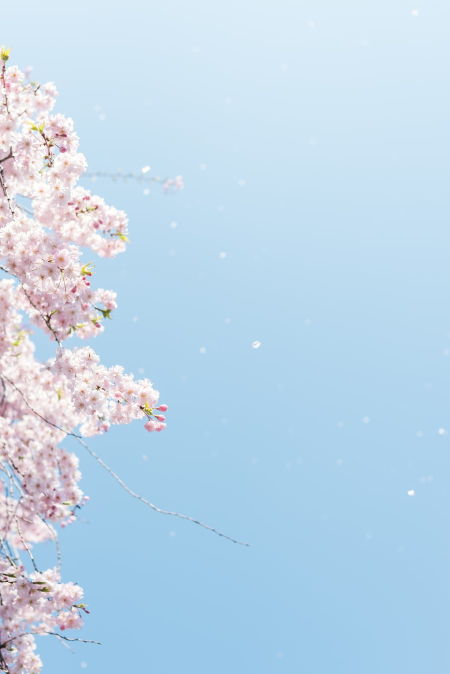
#> input picture photo-1522518961115-07c922089dd4.jpeg, 900 x 1348 px, given as the content of the folder ../photo-1522518961115-07c922089dd4.jpeg, which was not available (shown at 1/2 size)
$ python -i image_cluster.py   (imports and definitions only)
#> lines starting #> are read from the running program, lines starting #| are printed output that depends on the picture; pictures that were not available may be replaced by others from this repository, and a replacement may not be noted

from os.path import isfile, join
from os import listdir
import cv2

import numpy as np
import os
import math
from sklearn.cluster import KMeans
from collections import Counter

from sklearn.preprocessing import StandardScaler
from imutils import build_montages

import matplotlib.pyplot as plt
import matplotlib.image as mpimg
# ------------------------------------------------------------------------------------------------------------------------------------------------------------ #

# Image proprocessing:

def get_file_path(path_to_library):

	file_list = [path_to_library + "/" + f for f in listdir(path_to_library) if isfile(join(path_to_library, f))]

	return file_list

def img_read(file_list):

    img_list = []
    valid_path = []

    for file_path in file_list:

    # read all images and put the image-array into the img_list

        img = cv2.imread(file_path) # CV2 reads in BGR!

        if img is None:
            print(f"File {file_path} is not readable.")

        else:
            img_list.append(img)
            valid_path.append([file_path])

    return img_list, valid_path


def img_resize(img_list, height = 220, width = 220):

    dim = (width, height)
    list_resize = []

    for i in range(len(img_list)):
        res = cv2.resize(img_list[i], dim, interpolation = cv2.INTER_LINEAR)
        list_resize.append(res)

    return list_resize


def img_denoise(list_resize):

    list_denoise = []
    for i in range(len(list_resize)):
        blur = cv2.GaussianBlur(list_resize[i], (5,5), 0)
        list_denoise.append(blur)

    return list_denoise


def img_ready(path_to_library, height = 220, width = 220):

	file_list = get_file_path(path_to_library)
	img_list, valid_path = img_read(file_list)
	list_resize = img_resize(img_list, height = height, width = width)
	list_denoise = img_denoise(list_resize)
	img_ready = list_denoise.copy()

	return img_ready

# ------------------------------------------------------------------------------------------------------------------------------------------------------------ #

# Extracting features:

def img_hsv(img_ready):

    img_hsv = []

    for img in img_ready:

        hsv = cv2.cvtColor(img, cv2.COLOR_BGR2HSV)
        h = []
        s = []
        v = []

        for line in hsv:
            for pixel in line:
                temp_h, temp_s, temp_v = pixel
                h.append(temp_h)
                s.append(temp_s)
                v.append(temp_v)

        average_h = round(sum(h)/len(h),4)
        average_s = round(sum(s)/len(s),4)
        average_v = round(sum(v)/len(v),4)

        hsv_temp = [average_h, average_s, average_v]
        img_hsv.append(hsv_temp)

    return img_hsv


def img_colorfulness(img_ready):

    img_colorfulness = []

    for img in img_ready:

        (B, G, R) = cv2.split(img.astype("float"))

        rg = np.absolute(R - G)
        yb = np.absolute(0.5*(R + G) - B)

        (rbMean, rbStd) = (np.mean(rg), np.std(rg))
        (ybMean, ybStd) = (np.mean(yb), np.std(yb))

        stdRoot = np.sqrt((rbStd ** 2) + (ybStd ** 2))
        meanRoot = np.sqrt((rbMean ** 2) + (ybMean ** 2))
        c_metric = stdRoot + (0.3 * meanRoot)

        temp_result = list([c_metric])
        img_colorfulness.append(temp_result)

    return img_colorfulness #result is a list of sub-lists. Each sub-list contains 2 elements: file_path, colorfulness (the higher the number, the more colorful)


def img_contrast(img_ready):

    img_contrast = []

    for img in img_ready:

        img = cv2.cvtColor(img, cv2.COLOR_BGR2GRAY)
        contrast = img.std()

        temp_result = list([contrast])
        img_contrast.append(temp_result)

    return img_contrast #result is a list of sub-lists. Each sub-list contains 2 elements: file_path, contrast (the higher the number, the higher the contrast


def img_dominant_color(img_ready, k=4):

    img_dominant_color = []

    for img in img_ready:

        img = cv2.cvtColor(img, cv2.COLOR_BGR2RGB) #convert to RGB to get the right order
        img = img.reshape((img.shape[0] * img.shape[1], 3))

        #cluster and assign labels to the pixels
        clt = KMeans(n_clusters = k)
        labels = clt.fit_predict(img)

        #count labels to find most popular
        label_counts = Counter(labels)

        #subset out most popular centroid
        dominant_color = clt.cluster_centers_[label_counts.most_common(1)[0][0]]
        temp_result = list(dominant_color)
        img_dominant_color.append(temp_result)

    return img_dominant_color #result is a list of sub-lists. Each sub-list contains 4 elements: file_path, r,g,b


def img_get_feature(path_to_library, height = 220, width = 220, k=4): # returns a list of dictionary containing ALL image features.

    file_list = get_file_path(path_to_library)
    preprocessed_img = img_ready(path_to_library, height = height, width = width)
#> in img_read, img is the input picture: shape (1348, 900, 3); mean B, G, R 233.4, 214.4, 189.5
#> in img_ready, `img_list, valid_path = img_read(file_list)`: img_list = 1 item
#> the loop in img_resize, `for i in range(len(img_list)):` made 1 pass
#> pass 1, in img_resize, `res = cv2.resize(img_list[i], dim, interpolation = cv2.INTER_LINEAR)`:
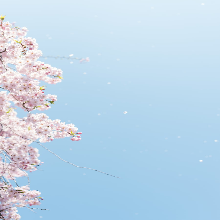
#> res: shape (220, 220, 3); mean of channels 0, 1, 2 233.5, 214.4, 189.5; drawn as B, G, R
#> the loop in img_denoise, `for i in range(len(list_resize)):` made 1 pass
#> pass 1, in img_denoise, `blur = cv2.GaussianBlur(list_resize[i], (5,5), 0)`:
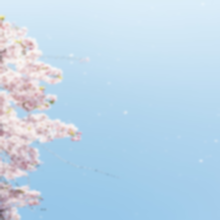
#> blur: shape (220, 220, 3); mean of channels 0, 1, 2 233.4, 214.4, 189.5; drawn as B, G, R
#> preprocessed_img = 1 item

    img_list, valid_path = img_read(file_list)
#> img_list = 1 item; valid_path = 1 item
    list_hsv = img_hsv(img_ready = preprocessed_img)
#> the loop in img_hsv, `for img in img_ready: ` made 1 pass
#> (average_h, average_s, average_v) on pass 1: (105.1, 52.26, 235.3)
#> after the loop in img_hsv, `for img in img_ready:`: img_hsv = [[105.1, 52.26, 235.3]]
#> list_hsv = [[105.1, 52.26, 235.3]]
    list_colorfulness = img_colorfulness(img_ready = preprocessed_img)
#> the loop in img_colorfulness, `for img in img_ready: ` made 1 pass
#> (rbMean, rbStd, ybMean, ybStd, stdRoot, meanRoot, c_metric) on pass 1: (29.38, 11.02, 33.1, 15.3, 18.86, 44.26, 32.14)
#> pass 1, in img_colorfulness, `(B, G, R) = cv2.split(img.astype("float"))`:
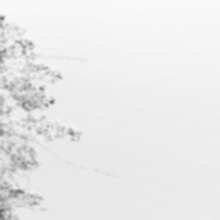
#> B: shape (220, 220) float64; min 102, max 250, mean 233.4
#> pass 1, in img_colorfulness, `(B, G, R) = cv2.split(img.astype("float"))`:
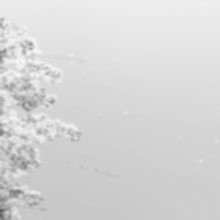
#> G: shape (220, 220) float64; min 90, max 247, mean 214.4
#> pass 1, in img_colorfulness, `(B, G, R) = cv2.split(img.astype("float"))`:
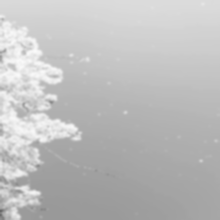
#> R: shape (220, 220) float64; min 104, max 250, mean 189.5
#> pass 1, in img_colorfulness, `rg = np.absolute(R - G)`:
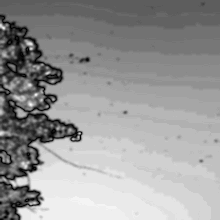
#> rg: shape (220, 220) float64; min 0, max 49, mean 29.4; drawn with min black and max white
#> after the loop in img_colorfulness, `for img in img_ready:`:
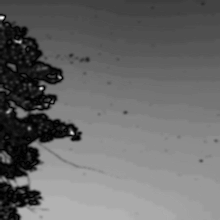
#> yb: shape (220, 220) float64; min 0, max 80, mean 33.1; drawn with min black and max white
#> after the loop in img_colorfulness, `for img in img_ready:`: img_colorfulness = [[32.14]]
#> list_colorfulness = [[32.14]]
    list_contrast = img_contrast(img_ready = preprocessed_img)
#> the loop in img_contrast, `for img in img_ready: ` made 1 pass
#> contrast on pass 1: 15.04
#> after the loop in img_contrast, `for img in img_ready:`: img_contrast = [[15.04]]
#> list_contrast = [[15.04]]
    list_dominant_color = img_dominant_color(img_ready = preprocessed_img, k=k)
#> the loop in img_dominant_color, `for img in img_ready: ` made 1 pass
#> label_counts on pass 1: {1: 15452, 2: 3892, 0: 12983, 3: 16073}
#> after the loop in img_dominant_color, `for img in img_ready:`: img_dominant_color = [[163.5, 204.7, 233.2]]
#> list_dominant_color = [[163.5, 204.7, 233.2]]

    feature_list = []
    features = ["H", "S", "V", "colorfulness", "contrast", "R", "G", "B"]
    for i in range(len(valid_path)):
        temp = list_hsv[i] + list_colorfulness[i] + list_contrast[i] + list_dominant_color[i]
        feature_list.append(temp)
#> this loop made 1 pass
#> temp on pass 1: [105.1, 52.26, 235.3, 32.14, 15.04, 163.5, 204.7, 233.2]
#> after the loop, feature_list = [[105.1, 52.26, 235.3, 32.14, 15.04, 163.5, 204.7, 233.2]]


    return valid_path, features, feature_list

# ------------------------------------------------------------------------------------------------------------------------------------------------------------ #

# Scaling the features:


# [58 lines left out: functions scale_feature, KMean_cluster, show_result_dict_path, not called in this run]


>>> result = img_get_feature('../photo-1522518961115-07c922089dd4.jpeg')
